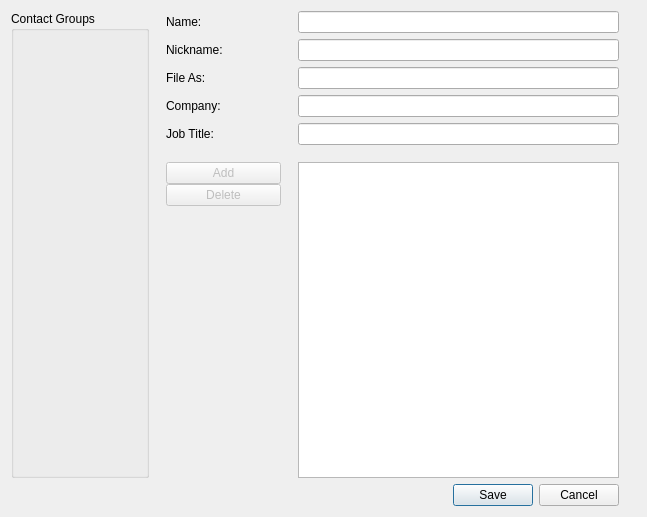
<?xml version="1.0" encoding="UTF-8"?>
<ui version="4.0">
 <class>EditContactEntryDialog</class>
 <widget class="QDialog" name="EditContactEntryDialog">
  <property name="geometry">
   <rect>
    <x>0</x>
    <y>0</y>
    <width>647</width>
    <height>517</height>
   </rect>
  </property>
  <property name="windowTitle">
   <string>Edit Contact</string>
  </property>
  <property name="windowIcon">
   <iconset resource="../../resources/resources.qrc">
    <normaloff>:/contacts.png</normaloff>:/contacts.png</iconset>
  </property>
  <layout class="QVBoxLayout" name="verticalLayout">
   <item>
    <layout class="QGridLayout" name="gridLayout" columnstretch="6,5,14,0">
     <property name="horizontalSpacing">
      <number>17</number>
     </property>
     <item row="6" column="1">
      <layout class="QVBoxLayout" name="verticalLayout_2">
       <item>
        <widget class="QPushButton" name="addButton">
         <property name="enabled">
          <bool>false</bool>
         </property>
         <property name="text">
          <string>Add</string>
         </property>
        </widget>
       </item>
       <item>
        <widget class="QPushButton" name="deleteButton">
         <property name="enabled">
          <bool>false</bool>
         </property>
         <property name="text">
          <string>Delete</string>
         </property>
        </widget>
       </item>
       <item>
        <spacer name="verticalSpacer_2">
         <property name="orientation">
          <enum>Qt::Vertical</enum>
         </property>
         <property name="sizeHint" stdset="0">
          <size>
           <width>20</width>
           <height>40</height>
          </size>
         </property>
        </spacer>
       </item>
      </layout>
     </item>
     <item row="4" column="1">
      <widget class="QLabel" name="label_5">
       <property name="text">
        <string>Job Title:</string>
       </property>
      </widget>
     </item>
     <item row="3" column="1">
      <widget class="QLabel" name="label_4">
       <property name="text">
        <string>Company:</string>
       </property>
      </widget>
     </item>
     <item row="1" column="2">
      <widget class="QLineEdit" name="nicknameEdit"/>
     </item>
     <item row="1" column="1">
      <widget class="QLabel" name="label_2">
       <property name="text">
        <string>Nickname:</string>
       </property>
      </widget>
     </item>
     <item row="0" column="1">
      <widget class="QLabel" name="label">
       <property name="text">
        <string>Name:</string>
       </property>
      </widget>
     </item>
     <item row="0" column="2">
      <widget class="QLineEdit" name="nameEdit"/>
     </item>
     <item row="3" column="2">
      <widget class="QLineEdit" name="companyEdit"/>
     </item>
     <item row="4" column="2">
      <widget class="QLineEdit" name="jobTitleEdit"/>
     </item>
     <item row="7" column="3">
      <widget class="QWidget" name="widget" native="true"/>
     </item>
     <item row="2" column="1">
      <widget class="QLabel" name="label_3">
       <property name="text">
        <string>File As:</string>
       </property>
      </widget>
     </item>
     <item row="2" column="2">
      <widget class="QLineEdit" name="fileAsEdit"/>
     </item>
     <item row="6" column="2">
      <widget class="QTreeWidget" name="propertiesTreeWidget">
       <property name="editTriggers">
        <set>QAbstractItemView::DoubleClicked|QAbstractItemView::EditKeyPressed|QAbstractItemView::SelectedClicked</set>
       </property>
       <property name="columnCount">
        <number>2</number>
       </property>
       <attribute name="headerVisible">
        <bool>false</bool>
       </attribute>
       <column>
        <property name="text">
         <string notr="true">1</string>
        </property>
       </column>
       <column>
        <property name="text">
         <string notr="true">2</string>
        </property>
       </column>
      </widget>
     </item>
     <item row="5" column="2">
      <spacer name="verticalSpacer">
       <property name="orientation">
        <enum>Qt::Vertical</enum>
       </property>
       <property name="sizeType">
        <enum>QSizePolicy::Maximum</enum>
       </property>
       <property name="sizeHint" stdset="0">
        <size>
         <width>20</width>
         <height>5</height>
        </size>
       </property>
      </spacer>
     </item>
     <item row="7" column="1" colspan="2">
      <widget class="QDialogButtonBox" name="buttonBox">
       <property name="orientation">
        <enum>Qt::Horizontal</enum>
       </property>
       <property name="standardButtons">
        <set>QDialogButtonBox::Cancel|QDialogButtonBox::Save</set>
       </property>
      </widget>
     </item>
     <item row="0" column="0" rowspan="7">
      <widget class="QGroupBox" name="groupsGroupBox">
       <property name="title">
        <string>Contact Groups</string>
       </property>
       <layout class="QVBoxLayout" name="groupsGroupBoxLayout">
        <item>
         <spacer name="verticalSpacer_3">
          <property name="orientation">
           <enum>Qt::Vertical</enum>
          </property>
          <property name="sizeHint" stdset="0">
           <size>
            <width>20</width>
            <height>40</height>
           </size>
          </property>
         </spacer>
        </item>
       </layout>
      </widget>
     </item>
    </layout>
   </item>
  </layout>
 </widget>
 <tabstops>
  <tabstop>nameEdit</tabstop>
  <tabstop>nicknameEdit</tabstop>
  <tabstop>fileAsEdit</tabstop>
  <tabstop>companyEdit</tabstop>
  <tabstop>jobTitleEdit</tabstop>
  <tabstop>propertiesTreeWidget</tabstop>
  <tabstop>addButton</tabstop>
  <tabstop>deleteButton</tabstop>
 </tabstops>
 <resources>
  <include location="../../resources/resources.qrc"/>
  <include location="../../resources/resources.qrc"/>
 </resources>
 <connections/>
</ui>
